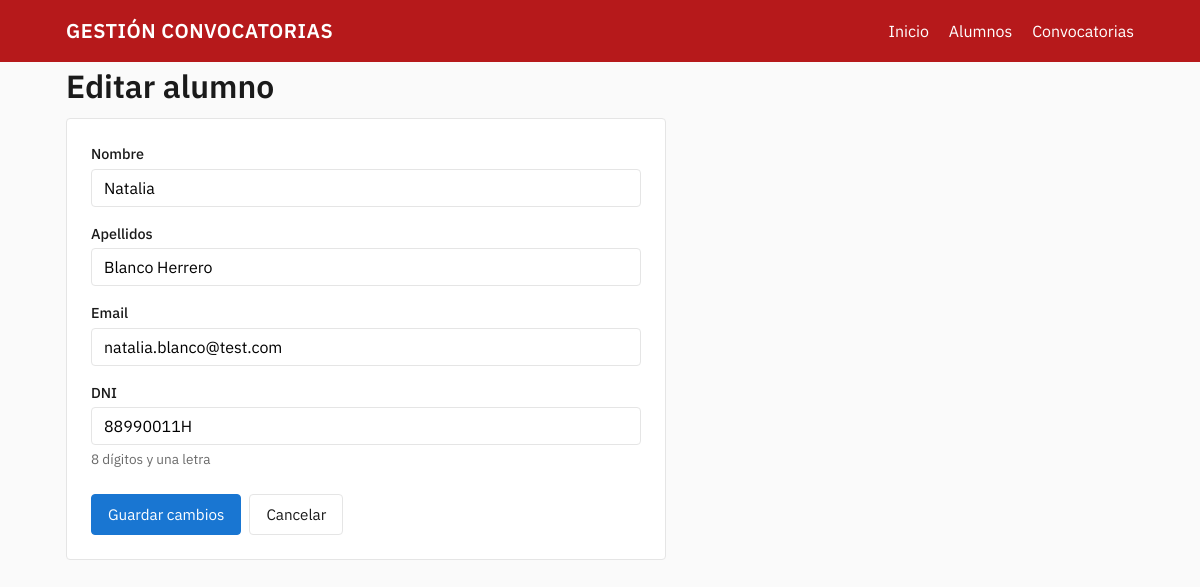
Page /alumnos/17/editar on the committed database.
### tables this page shows
CREATE TABLE alumnos (
    id        INT UNSIGNED AUTO_INCREMENT PRIMARY KEY,
    nombre    VARCHAR(100) NOT NULL,
    apellidos VARCHAR(150) NOT NULL,
    email     VARCHAR(255) NOT NULL UNIQUE,
    dni       CHAR(9)      NOT NULL UNIQUE,
    CONSTRAINT chk_alumnos_dni CHECK (dni REGEXP '^[0-9]{8}[A-HJ-NP-TV-Z]$')
);

### app/Core/Controller.php (called while the page is built, shortened)
<?php
abstract class Controller
{
    protected function render(string $view, array $data = []): void
    {
        extract($data, EXTR_SKIP);
        $viewPath = __DIR__ . '/../Views/' . $view . '.php';
        require $viewPath;
        $content = ob_get_clean();
        require __DIR__ . '/../Views/layout.php';
    }
}

### app/Controllers/AlumnoController.php (called while the page is built, shortened)
<?php
final class AlumnoController extends Controller
{
    public function edit(string $id): void
    {
        $alumno = Alumno::find((int) $id);
        $this->render('alumnos/form', [
            'title' => 'Editar alumno',
            'alumno' => $alumno,
            'old' => $alumno,
            'errors' => [],
        ]);
    }
}

### public/index.php (called while the page is built, shortened)
<?php
spl_autoload_register(function (string $class): void {
    $prefix = 'App\\';
    $relative = substr($class, strlen($prefix));
    $file = __DIR__ . '/../app/' . str_replace('\\', '/', $relative) . '.php';
});
$router = new Router();
$router->get('/', [HomeController::class, 'index']);
$router->get   ('/alumnos',                [AlumnoController::class, 'index']);
$router->get   ('/alumnos/crear',          [AlumnoController::class, 'create']);
$router->post  ('/alumnos',                [AlumnoController::class, 'store']);
$router->get   ('/alumnos/{id}/editar',    [AlumnoController::class, 'edit']);
$router->put   ('/alumnos/{id}',           [AlumnoController::class, 'update']);
$router->delete('/alumnos/{id}',           [AlumnoController::class, 'destroy']);
$router->get   ('/convocatorias',                [ConvocatoriaController::class, 'index']);
$router->get   ('/convocatorias/crear',          [ConvocatoriaController::class, 'create']);
$router->post  ('/convocatorias',                [ConvocatoriaController::class, 'store']);
$router->get   ('/convocatorias/{id}/editar',    [ConvocatoriaController::class, 'edit']);
$router->get   ('/convocatorias/{id}',           [ConvocatoriaController::class, 'show']);
$router->put   ('/convocatorias/{id}',           [ConvocatoriaController::class, 'update']);
$router->delete('/convocatorias/{id}',           [ConvocatoriaController::class, 'destroy']);
$router->post  ('/convocatorias/{id}/inscripciones', [InscripcionController::class, 'store']);
$router->delete('/inscripciones/{id}',                [InscripcionController::class, 'destroy']);
$router->dispatch($_SERVER['REQUEST_METHOD'], $_SERVER['REQUEST_URI']);

### config/config.php (called while the page is built)
<?php
return [
    'db' => [
        'host' => '127.0.0.1',
        'name' => 'ticarum_convocatorias',
        'user' => 'root',
        'pass' => '',
    ],
];

### app/Core/Database.php (called while the page is built, shortened)
<?php
final class Database
{
    private static ?PDO $pdo = null;
    public static function pdo(): PDO
    {
        if (self::$pdo === null) {
            $cfg = require __DIR__ . '/../../config/config.php';
            $dsn = "mysql:host={$cfg['db']['host']};dbname={$cfg['db']['name']};charset=utf8mb4";
            self::$pdo = new PDO($dsn, $cfg['db']['user'], $cfg['db']['pass'], [
                PDO::ATTR_ERRMODE            => PDO::ERRMODE_EXCEPTION,
                PDO::ATTR_DEFAULT_FETCH_MODE => PDO::FETCH_ASSOC,
                PDO::ATTR_EMULATE_PREPARES   => false,
                PDO::MYSQL_ATTR_INIT_COMMAND => 'SET NAMES utf8mb4 COLLATE utf8mb4_unicode_ci',
            ]);
        }
        return self::$pdo;
    }
}

### app/Models/Alumno.php (called while the page is built, shortened)
<?php
final class Alumno
{
    public static function find(int $id): ?array
    {
        $stmt = Database::pdo()->prepare( 'SELECT * FROM alumnos WHERE id = ?');
        $stmt->execute([$id]);
        return $stmt->fetch() ?: null;
    }
}

### app/Views/alumnos/form.php (the view, shortened to what this page needs)
<?php $isEdit = $alumno !== null; ?>
<h1><?= $isEdit ? 'Editar alumno' : 'Nuevo alumno' ?></h1>
<form method="POST" action="<?= $isEdit ? '/alumnos/' . $alumno['id'] : '/alumnos' ?>" class="form">
    <div class="field">
        <label for="nombre">Nombre</label>
        <input type="text" id="nombre" name="nombre" maxlength="100" required
               value="<?= htmlspecialchars($old['nombre'] ?? '') ?>">
    </div>
    <div class="field">
        <label for="apellidos">Apellidos</label>
        <input type="text" id="apellidos" name="apellidos" maxlength="150" required
               value="<?= htmlspecialchars($old['apellidos'] ?? '') ?>">
    </div>
    <div class="field">
        <label for="email">Email</label>
        <input type="email" id="email" name="email" maxlength="255" required
               value="<?= htmlspecialchars($old['email'] ?? '') ?>">
    </div>
    <div class="field">
        <label for="dni">DNI</label>
        <input type="text" id="dni" name="dni" maxlength="9" required
               pattern="[0-9]{8}[A-HJ-NP-TV-Za-hj-np-tv-z]"
               value="<?= htmlspecialchars($old['dni'] ?? '') ?>">
        <small>8 dígitos y una letra</small>
    </div>
    <div class="form-actions">
        <button type="submit" class="btn btn-primary">
            <?= $isEdit ? 'Guardar cambios' : 'Crear alumno' ?>
        </button>
        <a href="/alumnos" class="btn">Cancelar</a>
    </div>
</form>

### app/Core/Router.php (shortened to what this page needs)
<?php
final class Router
{
    private array $routes = [];
    private function add(string $method, string $path, array $handler): void
    {
        $this->routes[] = ['method' => $method, 'path' => $path, 'handler' => $handler];
    }
    public function dispatch(string $method, string $uri): void
    {
        $path = parse_url($uri, PHP_URL_PATH) ?? '/';
        foreach ($this->routes as $route) {
            if ($route['method'] !== $method) continue;
            $pattern = '#^' . preg_replace('#\{([a-z_]+)\}#', '(?P<$1>[^/]+)', $route['path']) . '$#';
            if (preg_match($pattern, $path, $matches)) {
                $params = array_filter($matches, 'is_string', ARRAY_FILTER_USE_KEY);
                [$class, $action] = $route['handler'];
                (new $class())->$action(...array_values($params));
                return;
            }
        }
    }
}

### app/Views/layout.php (shortened to what this page needs)
<!DOCTYPE html>
<html lang="es">
<head>
    <link rel="stylesheet" href="/assets/css/app.css">
</head>
<body>
<header class="topbar">
    <div class="container">
        <a href="/" class="brand">GESTIÓN CONVOCATORIAS</a>
        <nav>
            <a href="/">Inicio</a>
            <a href="/alumnos">Alumnos</a>
            <a href="/convocatorias">Convocatorias</a>
        </nav>
    </div>
</header>
<main class="container">
    <?= $content ?>
</main>
</body>
</html>

### public/assets/css/app.css (style rules this page uses)
:root { --c-primary: #B6191B; --c-primary-dark: #8B1316; --c-bg: #FAFAFA; --c-surface: #FFFFFF; --c-text: #1A1A1A; --c-muted: #6B6B6B; --c-border: #E5E5E5; --c-success: #2E7D32; --c-danger: #C62828; --c-warning: #ED6C02; --c-action: #1976D2; --c-action-dark: #0D47A1; --font: 'IBM Plex Sans', system-ui, -apple-system, sans-serif; --radius: 4px; --gap: 1rem; }
* { box-sizing: border-box; margin: 0; padding: 0; }
body { font-family: var(--font), sans-serif; color: var(--c-text); background: var(--c-bg); line-height: 1.5; }
.container { max-width: 1100px; margin: 0 auto; padding: 0 var(--gap); }
.topbar { background: var(--c-primary); color: #fff; padding: var(--gap) 0; }
.topbar .container { display: flex; justify-content: space-between; align-items: center; }
.brand { color: #fff; text-decoration: none; font-weight: 600; font-size: 1.25rem; letter-spacing: 0.5px; }
.topbar nav a { color: #fff; text-decoration: none; margin-left: 1rem; }
main { padding: 2rem 0; }
h1 { font-weight: 600; margin-bottom: 0.5rem; }
.btn { display: inline-flex; align-items: center; gap: 0.4rem; padding: 0.5rem 1rem; border-radius: var(--radius); border: 1px solid var(--c-border); background: var(--c-surface); color: var(--c-text); cursor: pointer; font-family: inherit; font-size: 0.95rem; text-decoration: none; transition: background 0.15s, border-color 0.15s; }
.btn-primary { background: var(--c-action); color: #fff; border-color: var(--c-action); }
.form { background: var(--c-surface); border: 1px solid var(--c-border); border-radius: var(--radius); padding: 1.5rem; max-width: 600px; }
.field { margin-bottom: 1rem; }
.field label { display: block; font-weight: 500; margin-bottom: 0.25rem; font-size: 0.9rem; }
.field input { width: 100%; padding: 0.5rem 0.75rem; border: 1px solid var(--c-border); border-radius: var(--radius); font-family: inherit; font-size: 1rem; }
.field small { display: block; color: var(--c-muted); font-size: 0.85rem; margin-top: 0.25rem; }
.form-actions { margin-top: 1.5rem; display: flex; gap: 0.5rem; }

### rows in the picture
alumnos: nombre "Natalia", apellidos "Blanco Herrero", email "natalia.blanco@test.com", dni "88990011H"
